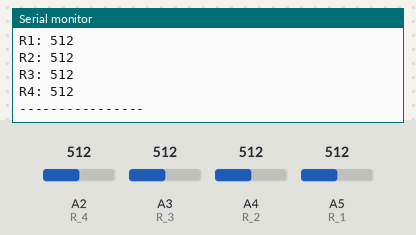
The sketch below on a simulated Arduino Uno, built with avr-gcc and run on an emulated ATmega328P. On the bench: the last lines printed to the serial monitor. The test bench sets the inputs (shaded band); at power-on: A2 (R_4) = 512, A3 (R_3) = 512, A4 (R_2) = 512, A5 (R_1) = 512.

Above: at 1.8 s.
1.9 s: A2 (R_4) set to 716
At 2.8 s:
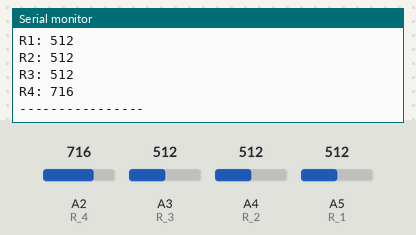
3.4 s: A3 (R_3) set to 716
At 4.7 s:
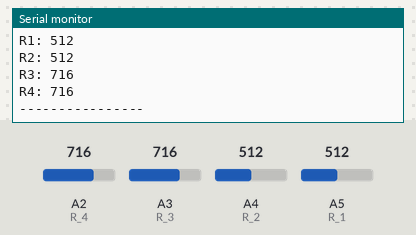
4.9 s: A4 (R_2) set to 716
6.4 s: A5 (R_1) set to 716
7.9 s: A2 (R_4) set to 992
At 8.8 s:
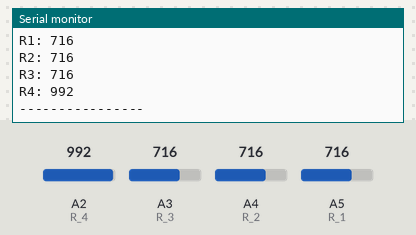
9.4 s: A3 (R_3) set to 992
At 10.8 s:
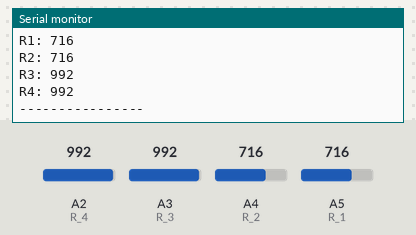
Timing chart, 0 to 11.9 s (numbered marks = the images above; inputs shaded):
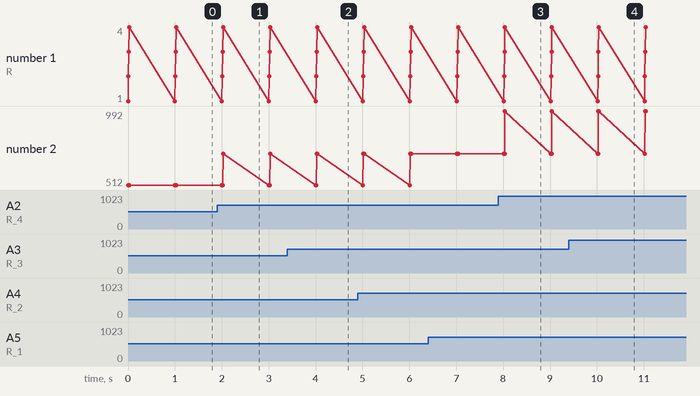

Measured:
- after the input at 1.9 s, the serial monitor: prints a new line after 0.13 s (image 1)
- after the input at 3.4 s, the serial monitor: prints a new line after 0.62 s (image 2)
- after the input at 7.9 s, the serial monitor: prints a new line after 0.14 s (image 3)
- after the input at 9.4 s, the serial monitor: prints a new line after 0.63 s (image 4)
- plotted number 2: 512 → 716 after the input at 1.9 s, 716 → 992 after the input at 7.9 s

The sketch:

IR_diode_test.ino
```cpp
//global variables
int R_1 = A5;
int R_2 = A4;
int R_3 = A3;
int R_4 = A2;
int value;

void setup() {
  Serial.begin(9600);
  pinMode(R_1,INPUT);
  pinMode(R_2,INPUT);
  pinMode(R_3,INPUT);
  pinMode(R_4,INPUT);
}

void loop() {
  value = analogRead(R_1);
  Serial.print("R1: ");
  Serial.println(value);
  value = analogRead(R_2);
  Serial.print("R2: ");
  Serial.println(value);
  value = analogRead(R_3);
  Serial.print("R3: ");
  Serial.println(value);
  value = analogRead(R_4);
  Serial.print("R4: ");
  Serial.println(value);
  Serial.println("----------------");
  delay(1000);
}
```
